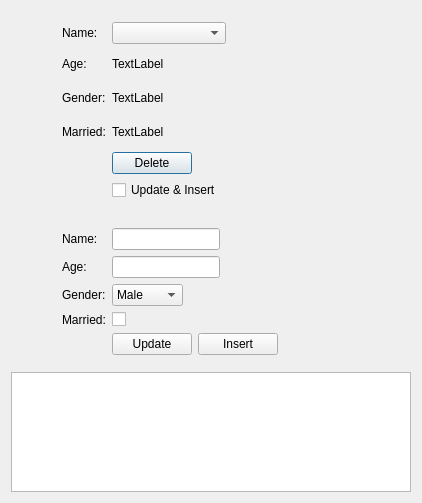
<?xml version="1.0" encoding="UTF-8"?>
<ui version="4.0">
 <class>Dialog</class>
 <widget class="QDialog" name="Dialog">
  <property name="geometry">
   <rect>
    <x>0</x>
    <y>0</y>
    <width>418</width>
    <height>550</height>
   </rect>
  </property>
  <property name="sizePolicy">
   <sizepolicy hsizetype="Fixed" vsizetype="Fixed">
    <horstretch>0</horstretch>
    <verstretch>0</verstretch>
   </sizepolicy>
  </property>
  <property name="windowTitle">
   <string>Dialog</string>
  </property>
  <property name="styleSheet">
   <string notr="true"/>
  </property>
  <layout class="QVBoxLayout" name="verticalLayout">
   <property name="sizeConstraint">
    <enum>QLayout::SetFixedSize</enum>
   </property>
   <item>
    <widget class="QWidget" name="displayWidget" native="true">
     <property name="enabled">
      <bool>true</bool>
     </property>
     <property name="sizePolicy">
      <sizepolicy hsizetype="Fixed" vsizetype="Fixed">
       <horstretch>0</horstretch>
       <verstretch>0</verstretch>
      </sizepolicy>
     </property>
     <property name="minimumSize">
      <size>
       <width>340</width>
       <height>200</height>
      </size>
     </property>
     <property name="maximumSize">
      <size>
       <width>340</width>
       <height>200</height>
      </size>
     </property>
     <layout class="QGridLayout" name="gridLayout">
      <property name="leftMargin">
       <number>51</number>
      </property>
      <item row="1" column="0">
       <widget class="QLabel" name="label_2">
        <property name="text">
         <string>Age:</string>
        </property>
       </widget>
      </item>
      <item row="3" column="1">
       <widget class="QLabel" name="genderLabel">
        <property name="text">
         <string>TextLabel</string>
        </property>
       </widget>
      </item>
      <item row="0" column="0">
       <widget class="QLabel" name="label">
        <property name="text">
         <string>Name:</string>
        </property>
       </widget>
      </item>
      <item row="5" column="1">
       <widget class="QLabel" name="marriedLabel">
        <property name="text">
         <string>TextLabel</string>
        </property>
       </widget>
      </item>
      <item row="0" column="1">
       <layout class="QHBoxLayout" name="horizontalLayout_4">
        <item>
         <widget class="QComboBox" name="nameComboBox">
          <property name="sizePolicy">
           <sizepolicy hsizetype="Expanding" vsizetype="Fixed">
            <horstretch>0</horstretch>
            <verstretch>0</verstretch>
           </sizepolicy>
          </property>
         </widget>
        </item>
        <item>
         <spacer name="horizontalSpacer_2">
          <property name="orientation">
           <enum>Qt::Horizontal</enum>
          </property>
          <property name="sizeHint" stdset="0">
           <size>
            <width>40</width>
            <height>20</height>
           </size>
          </property>
         </spacer>
        </item>
       </layout>
      </item>
      <item row="1" column="1">
       <widget class="QLabel" name="ageLabel">
        <property name="text">
         <string>TextLabel</string>
        </property>
       </widget>
      </item>
      <item row="3" column="0">
       <widget class="QLabel" name="label_3">
        <property name="text">
         <string>Gender:</string>
        </property>
       </widget>
      </item>
      <item row="6" column="1">
       <layout class="QHBoxLayout" name="horizontalLayout_3">
        <item>
         <widget class="QPushButton" name="deleteButton">
          <property name="text">
           <string>Delete</string>
          </property>
         </widget>
        </item>
        <item>
         <spacer name="horizontalSpacer">
          <property name="orientation">
           <enum>Qt::Horizontal</enum>
          </property>
          <property name="sizeHint" stdset="0">
           <size>
            <width>40</width>
            <height>20</height>
           </size>
          </property>
         </spacer>
        </item>
       </layout>
      </item>
      <item row="5" column="0">
       <widget class="QLabel" name="label_4">
        <property name="text">
         <string>Married:</string>
        </property>
       </widget>
      </item>
      <item row="7" column="1">
       <widget class="QCheckBox" name="moreCheckBox">
        <property name="text">
         <string>Update &amp;&amp; Insert</string>
        </property>
       </widget>
      </item>
     </layout>
    </widget>
   </item>
   <item>
    <widget class="QWidget" name="moreWidget" native="true">
     <property name="sizePolicy">
      <sizepolicy hsizetype="Fixed" vsizetype="Fixed">
       <horstretch>0</horstretch>
       <verstretch>0</verstretch>
      </sizepolicy>
     </property>
     <property name="minimumSize">
      <size>
       <width>340</width>
       <height>200</height>
      </size>
     </property>
     <property name="maximumSize">
      <size>
       <width>340</width>
       <height>200</height>
      </size>
     </property>
     <layout class="QGridLayout" name="gridLayout_2">
      <property name="sizeConstraint">
       <enum>QLayout::SetFixedSize</enum>
      </property>
      <property name="leftMargin">
       <number>51</number>
      </property>
      <item row="0" column="0">
       <widget class="QLabel" name="label_5">
        <property name="text">
         <string>Name:</string>
        </property>
       </widget>
      </item>
      <item row="0" column="1">
       <layout class="QHBoxLayout" name="horizontalLayout_5">
        <item>
         <widget class="QLineEdit" name="nameLineEdit"/>
        </item>
        <item>
         <spacer name="horizontalSpacer_4">
          <property name="orientation">
           <enum>Qt::Horizontal</enum>
          </property>
          <property name="sizeHint" stdset="0">
           <size>
            <width>40</width>
            <height>20</height>
           </size>
          </property>
         </spacer>
        </item>
       </layout>
      </item>
      <item row="1" column="0">
       <widget class="QLabel" name="label_6">
        <property name="text">
         <string>Age:</string>
        </property>
       </widget>
      </item>
      <item row="1" column="1">
       <layout class="QHBoxLayout" name="horizontalLayout_6">
        <item>
         <widget class="QLineEdit" name="ageLineEdit"/>
        </item>
        <item>
         <spacer name="horizontalSpacer_5">
          <property name="orientation">
           <enum>Qt::Horizontal</enum>
          </property>
          <property name="sizeHint" stdset="0">
           <size>
            <width>40</width>
            <height>20</height>
           </size>
          </property>
         </spacer>
        </item>
       </layout>
      </item>
      <item row="2" column="0">
       <widget class="QLabel" name="label_7">
        <property name="text">
         <string>Gender:</string>
        </property>
       </widget>
      </item>
      <item row="2" column="1">
       <layout class="QHBoxLayout" name="horizontalLayout_7">
        <item>
         <widget class="QComboBox" name="genderComboBox">
          <item>
           <property name="text">
            <string>Male</string>
           </property>
          </item>
          <item>
           <property name="text">
            <string>Felame</string>
           </property>
          </item>
         </widget>
        </item>
        <item>
         <spacer name="horizontalSpacer_3">
          <property name="orientation">
           <enum>Qt::Horizontal</enum>
          </property>
          <property name="sizeHint" stdset="0">
           <size>
            <width>40</width>
            <height>20</height>
           </size>
          </property>
         </spacer>
        </item>
       </layout>
      </item>
      <item row="3" column="0">
       <widget class="QLabel" name="label_8">
        <property name="text">
         <string>Married:</string>
        </property>
       </widget>
      </item>
      <item row="3" column="1">
       <widget class="QCheckBox" name="marriedCheckBox">
        <property name="text">
         <string/>
        </property>
       </widget>
      </item>
      <item row="4" column="1">
       <layout class="QHBoxLayout" name="horizontalLayout_2">
        <property name="sizeConstraint">
         <enum>QLayout::SetFixedSize</enum>
        </property>
        <item>
         <widget class="QPushButton" name="updateButton">
          <property name="text">
           <string>Update</string>
          </property>
         </widget>
        </item>
        <item>
         <widget class="QPushButton" name="insertButton">
          <property name="text">
           <string>Insert</string>
          </property>
         </widget>
        </item>
       </layout>
      </item>
     </layout>
    </widget>
   </item>
   <item>
    <widget class="QWidget" name="infoWidget" native="true">
     <property name="sizePolicy">
      <sizepolicy hsizetype="Fixed" vsizetype="Fixed">
       <horstretch>0</horstretch>
       <verstretch>0</verstretch>
      </sizepolicy>
     </property>
     <property name="minimumSize">
      <size>
       <width>400</width>
       <height>120</height>
      </size>
     </property>
     <property name="maximumSize">
      <size>
       <width>400</width>
       <height>120</height>
      </size>
     </property>
     <layout class="QHBoxLayout" name="horizontalLayout">
      <property name="sizeConstraint">
       <enum>QLayout::SetFixedSize</enum>
      </property>
      <property name="leftMargin">
       <number>0</number>
      </property>
      <property name="topMargin">
       <number>0</number>
      </property>
      <property name="rightMargin">
       <number>0</number>
      </property>
      <property name="bottomMargin">
       <number>0</number>
      </property>
      <item>
       <widget class="QTextEdit" name="infoTextEdit">
        <property name="sizePolicy">
         <sizepolicy hsizetype="Fixed" vsizetype="Fixed">
          <horstretch>0</horstretch>
          <verstretch>0</verstretch>
         </sizepolicy>
        </property>
        <property name="minimumSize">
         <size>
          <width>400</width>
          <height>120</height>
         </size>
        </property>
        <property name="maximumSize">
         <size>
          <width>400</width>
          <height>120</height>
         </size>
        </property>
       </widget>
      </item>
     </layout>
    </widget>
   </item>
  </layout>
 </widget>
 <layoutdefault spacing="6" margin="11"/>
 <resources/>
 <connections/>
</ui>
